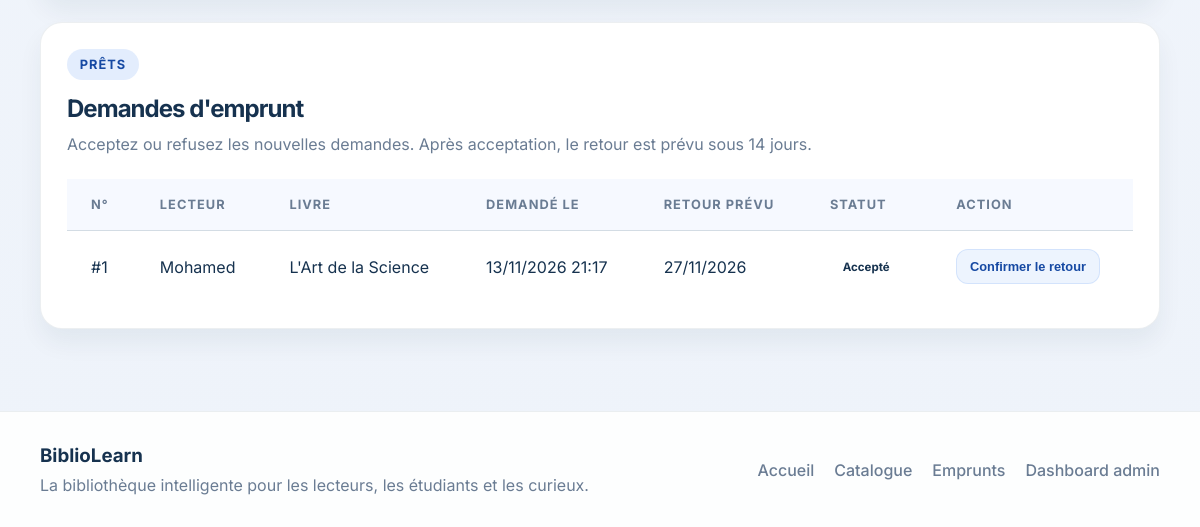
Page /dashboard/ (signed in, lower part) on the earlier database version.
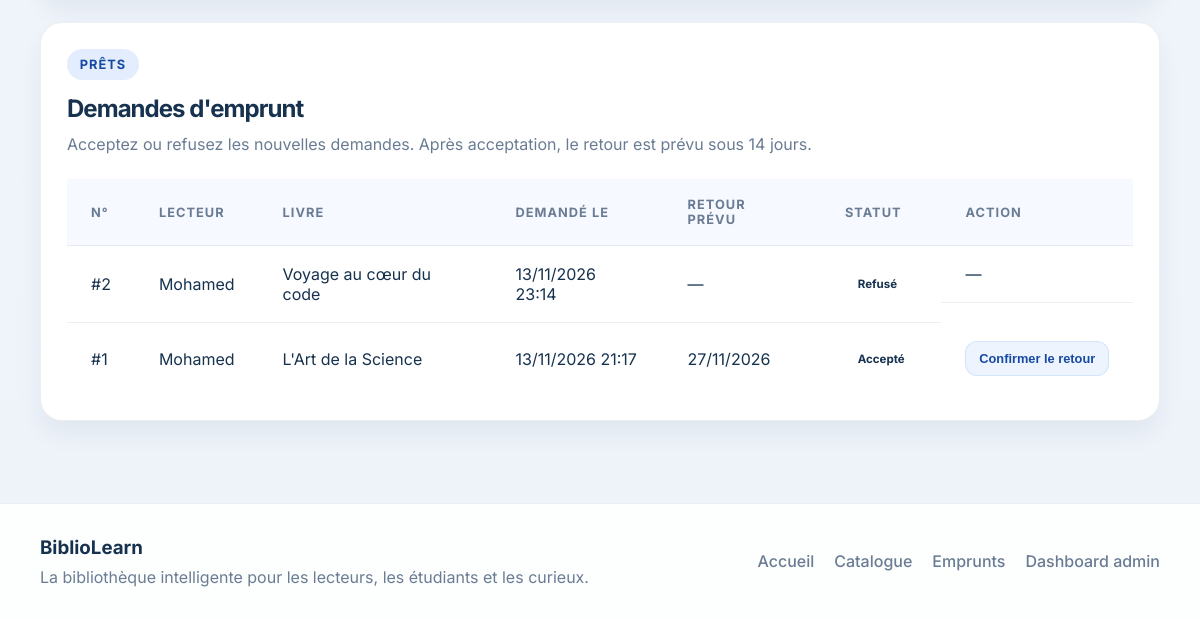
Same page on the later database version.
### pages/models.py (models this page shows, shortened)
class Loan(models.Model):
    class Status(models.TextChoices):
        PENDING = "pending", "En attente"
        APPROVED = "approved", "Accepté"
        REJECTED = "rejected", "Refusé"
        RETURNED = "returned", "Retourné"
    customer = models.ForeignKey(
        settings.AUTH_USER_MODEL,
        on_delete=models.PROTECT,
        related_name="book_loans",
        verbose_name="lecteur",
    )
    book = models.ForeignKey(
        Book,
        on_delete=models.PROTECT,
        related_name="loans",
        verbose_name="livre",
    )
    status = models.CharField(
        "statut",
        max_length=10,
        choices=Status.choices,
        default=Status.PENDING,
    )
    requested_at = models.DateTimeField("date de demande", auto_now_add=True)
    due_date = models.DateField("date de retour prévue", null=True, blank=True)
    class Meta:
        ordering = ["-requested_at"]
        verbose_name = "demande d'emprunt"
        verbose_name_plural = "demandes d'emprunt"

class Book(models.Model):
    class Status(models.TextChoices):
        AVAILABLE = "disponible", "Disponible"
        RESERVED = "reserve", "Réservé"
        BORROWED = "emprunte", "Emprunté"
    title = models.CharField("titre", max_length=200)
    author = models.CharField("auteur", max_length=150)
    category = models.ForeignKey(
        Category,
        on_delete=models.PROTECT,
        related_name="books",
        verbose_name="catégorie",
    )
    rating = models.PositiveSmallIntegerField(
        "note",
        default=5,
        validators=[MinValueValidator(1), MaxValueValidator(5)],
    )
    price = models.DecimalField(
        "prix (MAD)",
        max_digits=8,
        decimal_places=2,
        default=Decimal("0.00"),
        validators=[MinValueValidator(Decimal("0.00"))],
    )
    status = models.CharField(
        "statut",
        max_length=12,
        choices=Status.choices,
        default=Status.AVAILABLE,
    )
    class Meta:
        ordering = ["title"]
        verbose_name = "livre"
        verbose_name_plural = "livres"

### pages/views.py (the view, shortened to what this page needs)
# urls.py: path("dashboard/", views.dashboard_admin, name="dashboard_admin"),
@staff_member_required(login_url="dashboard_login")
def dashboard_admin(request):
    form = BookForm()
    category_form = CategoryForm()
    library_form = LibraryForm()
    books = Book.objects.select_related("category")
    categories = Category.objects.annotate(book_count=Count("books"))
    libraries = Library.objects.all()
    orders = Order.objects.select_related("customer", "book")[:20]
    loans = Loan.objects.select_related("customer", "book")[:50]
    context = {
        "form": form,
        "category_form": category_form,
        "library_form": library_form,
        "books": books,
        "categories": categories,
        "libraries": libraries,
        "orders": orders,
        "loans": loans,
        "total_books": books.count(),
        "total_categories": categories.count(),
        "total_libraries": libraries.count(),
        "total_orders": Order.objects.count(),
        "total_loans": Loan.objects.count(),
        "pending_loans": Loan.objects.filter(status=Loan.Status.PENDING).count(),
        "available_books": books.filter(status=Book.Status.AVAILABLE).count(),
        "borrowed_books": books.filter(status=Book.Status.BORROWED).count(),
    }
    return render(request, "pages/dashboard_admin.html", context)

### pages/models.py (called while the page is built)
    def __str__(self):
        return self.name

    @property
    def total_price(self):
        return self.unit_price * self.quantity

### pages/Templates/pages/dashboard_admin.html (shortened to what this page needs)
{% extends 'base.html' %}
{% block content %}
<section class="section dashboard-section">
    <div class="container">
        <section class="dashboard-panel orders-panel" id="loans">
            <div class="dashboard-panel-heading">
                <span class="eyebrow">Prêts</span>
                <h2>Demandes d'emprunt</h2>
                <p>Acceptez ou refusez les nouvelles demandes. Après acceptation, le retour est prévu sous 14 jours.</p>
            </div>
            <div class="dashboard-table-wrap">
                <table class="data-table dashboard-table">
                    <thead>
                        <tr>
                            <th>N°</th>
                            <th>Lecteur</th>
                            <th>Livre</th>
                            <th>Demandé le</th>
                            <th>Retour prévu</th>
                            <th>Statut</th>
                            <th>Action</th>
                        </tr>
                    </thead>
                    <tbody>
                        {% for loan in loans %}
                        <tr>
                            <td>#{{ loan.id }}</td>
                            <td>{{ loan.customer.username }}</td>
                            <td>{{ loan.book.title }}</td>
                            <td>{{ loan.requested_at|date:"d/m/Y H:i" }}</td>
                            <td>{{ loan.due_date|date:"d/m/Y"|default:"—" }}</td>
                            <td><span class="status status-{{ loan.status }}">{{ loan.get_status_display }}</span></td>
                            <td class="loan-actions">
                                {% if loan.status == "pending" %}
                                <form method="post">
                                    {% csrf_token %}
                                    <input type="hidden" name="loan_id" value="{{ loan.id }}">
                                    <button class="btn btn-primary" type="submit" name="action" value="approve_loan">Accepter</button>
                                </form>
                                <form method="post">
                                    {% csrf_token %}
                                    <input type="hidden" name="loan_id" value="{{ loan.id }}">
                                    <button class="btn btn-secondary" type="submit" name="action" value="reject_loan">Refuser</button>
                                </form>
                                {% elif loan.status == "approved" %}
                                <form method="post">
                                    <button class="btn btn-secondary" type="submit" name="action" value="return_loan">Confirmer le retour</button>
                                </form>
                                {% else %}
                                —
                                {% endif %}
                            </td>
                        </tr>
                        {% empty %}
                        <tr>
                            <td colspan="7" class="dashboard-empty">Aucune demande d'emprunt pour le moment.</td>
                        </tr>
                        {% endfor %}
                    </tbody>
                </table>
            </div>
        </section>
    </div>
</section>
{% endblock %}

Differences in the rows shown:
added Loan: id "2", customer.username "Mohamed", book "Voyage au cœur du code", requested_at "13/11/2026 23:14", due_date "—", status "Refusé"
